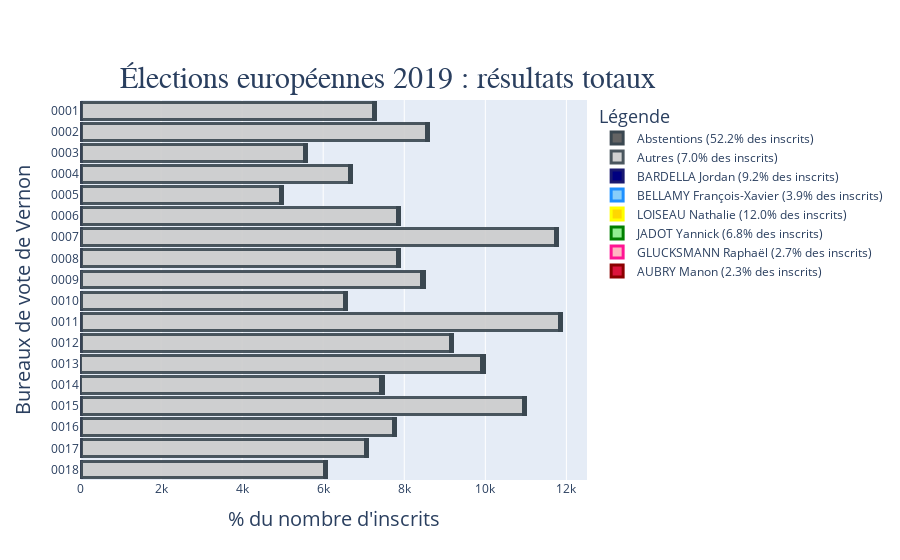

Write notebook code for a chart like this one.
### Code cell
manon_2019_resultats_inscrits = "{:3.1f}".format(100*manon_2019['Voix'].sum() / manon_2019['Inscrits'].sum())
glucks_2019_resultats_inscrits = "{:3.1f}".format(100*glucks_2019['Voix'].sum() / glucks_2019['Inscrits'].sum())
bardella_2019_resultats_inscrits = "{:3.1f}".format(100*bardella_2019['Voix'].sum() / bardella_2019['Inscrits'].sum())
macron_2019_resultats_inscrits = "{:3.1f}".format(100*macron_2019['Voix'].sum() / macron_2019['Inscrits'].sum())
ecolo_2019_resultats_inscrits = "{:3.1f}".format(100*ecolo_2019['Voix'].sum() / ecolo_2019['Inscrits'].sum())
lr_2019_resultats_inscrits = "{:3.1f}".format(100*lr_2019['Voix'].sum() / lr_2019['Inscrits'].sum())

autres_2019_resultats_inscrits = "{:3.1f}".format(100*df_autres2019['Voix'].sum() / df_autres2019['Inscrits'].unique().sum())

fig = go.Figure()
fig.add_trace(go.Bar(
    y=manon_2019["Code du b.vote_df1"],
    x=100*(manon_2019['Voix']/manon_2019['Inscrits']),
    name='AUBRY Manon (' + manon_2019_resultats_inscrits +'% des inscrits)',
    orientation='h',
    marker=dict(
        color='crimson',#'rgba(206, 14, 31, 0.9)', 'rgba(128, 1, 1, 1.0)'
        line=dict(color='darkred', width=3)
    )
))
fig.add_trace(go.Bar( 
    y=glucks_2019["Code du b.vote_df1"],
    x=100*(glucks_2019['Voix']/glucks_2019['Inscrits']),
    name='GLUCKSMANN Raphaël (' + glucks_2019_resultats_inscrits +'% des inscrits)',
    orientation='h',
    marker=dict(
        color='lightpink',#'
        line=dict(color='deeppink', width=3)
    )
))
fig.add_trace(go.Bar( 
    y=ecolo_2019["Code du b.vote_df1"],
    x=100*(ecolo_2019['Voix']/ecolo_2019['Inscrits']),
    name='JADOT Yannick (' + ecolo_2019_resultats_inscrits +'% des inscrits)',
    orientation='h',
    marker=dict(
        color='lightgreen',#'
        line=dict(color='green', width=3)
    )
))
fig.add_trace(go.Bar( 
    y=macron_2019["Code du b.vote_df1"],
    x=100*(macron_2019['Voix']/macron_2019['Inscrits']),
    name='LOISEAU Nathalie (' + macron_2019_resultats_inscrits +'% des inscrits)',
    orientation='h',
    marker=dict(
        color='gold',#'
        line=dict(color='yellow', width=3)
    )
))
fig.add_trace(go.Bar( 
    y=lr_2019["Code du b.vote_df1"],
    x=100*(lr_2019['Voix']/lr_2019['Inscrits']),
    name='BELLAMY François-Xavier (' + lr_2019_resultats_inscrits +'% des inscrits)',
    orientation='h',
    marker=dict(
        color='lightskyblue',#'
        line=dict(color='dodgerblue', width=3)
    )
))
fig.add_trace(go.Bar( # 
    y=bardella_2019["Code du b.vote_df1"],
    x=100*(bardella_2019['Voix']/bardella_2019['Inscrits']),
    name='BARDELLA Jordan (' + bardella_2019_resultats_inscrits +'% des inscrits)',
    orientation='h',
    marker=dict(
        color='navy',#'rgba(10, 1, 150, 0.8)','rgba(4, 2, 136, 1.0)'
        line=dict(color='midnightblue', width=3)
    )
))
fig.add_trace(go.Bar( # bloc lib
    y=populaire_2019["Code du b.vote_df1"],
    x=100*df_autres2019['Voix'],
    name='Autres (' + bloc_reste_2019 +'% des inscrits)',
    orientation='h',
    marker=dict(
        color='rgba(204, 204, 204, 0.9)',
        line=dict(color='rgba(58, 71, 80, 0.9)', width=3)
    )
))
fig.add_trace(go.Bar( # bloc lib
    y=populaire_2019["Code du b.vote_df1"],
    x=100*abs_2019,
    name='Abstentions (' + abst_2019 +'% des inscrits)',
    orientation='h',
    marker=dict(
        color='rgba(84, 84, 84, 0.9)',
        line=dict(color='rgba(58, 71, 80, 1.0)', width=3)
    )
))

fig.update_yaxes(
    autorange='reversed'
)
xaxis_t = "% du nombre d'inscrits"
yaxis_t = "Bureaux de vote de "+str(resultats_Vernon_2019["Libellé de la commune"][0])
fig.update_layout(
    barmode='stack',
    yaxis_title=dict(text=yaxis_t,font=dict(size=20)),
    xaxis_title=dict(text=xaxis_t,font=dict(size=20)),
    title_font_family="Arial",
    title_font_size=26,
    title=dict(text="Élections européennes 2019 : résultats totaux", font=dict(size=30), automargin=False,y=0.88,x=0.43,
        xanchor= 'center',
        yanchor= 'top'),
    legend_title=dict(text="Légende",font=dict(size=18))
    )

### Figure 1 — Plotly figure (JSON) as saved in the notebook; plotly's stock layout.template omitted (floating-point values rounded to 4 significant figures)
{"data": [{"marker": {"color": "crimson", "line": {"color": "darkred", "width": 3}}, "name": "AUBRY Manon (2.3% des inscrits)", "orientation": "h", "type": "bar", "x": [2.161, 2.465, 2.165, 1.286, 2.326, 1.117, 2.72, 2.079, 2.758, 2.109, 1.236, 2.018, 2.902, 2.432, 2.2, 1.517, 1.759, 4.607], "y": ["0001", "0002", "0003", "0004", "0005", "0006", "0007", "0008", "0009", "0010", "0011", "0012", "0013", "0014", "0015", "0016", "0017", "0018"]}, {"marker": {"color": "lightpink", "line": {"color": "deeppink", "width": 3}}, "name": "GLUCKSMANN Raphaël (2.7% des inscrits)", "orientation": "h", "type": "bar", "x": [2.161, 2.787, 3.03, 3.143, 4.506, 2.481, 2.439, 3.063, 2.758, 2.46, 2.335, 3.251, 1.907, 2.162, 3.13, 2.069, 3.015, 1.573], "y": ["0001", "0002", "0003", "0004", "0005", "0006", "0007", "0008", "0009", "0010", "0011", "0012", "0013", "0014", "0015", "0016", "0017", "0018"]}, {"marker": {"color": "lightgreen", "line": {"color": "green", "width": 3}}, "name": "JADOT Yannick (6.8% des inscrits)", "orientation": "h", "type": "bar", "x": [7.203, 7.395, 9.235, 9.857, 8.721, 9.553, 6.004, 7.44, 4.796, 5.975, 7.28, 9.641, 1.575, 2.432, 6.514, 11.31, 7.915, 3.034], "y": ["0001", "0002", "0003", "0004", "0005", "0006", "0007", "0008", "0009", "0010", "0011", "0012", "0013", "0014", "0015", "0016", "0017", "0018"]}, {"marker": {"color": "gold", "line": {"color": "yellow", "width": 3}}, "name": "LOISEAU Nathalie (12.0% des inscrits)", "orientation": "h", "type": "bar", "x": [13.81, 12.65, 18.04, 18.57, 14.83, 12.16, 11.16, 15.32, 8.273, 7.381, 13.6, 17.71, 3.814, 3.108, 11.59, 16.41, 16.46, 6.404], "y": ["0001", "0002", "0003", "0004", "0005", "0006", "0007", "0008", "0009", "0010", "0011", "0012", "0013", "0014", "0015", "0016", "0017", "0018"]}, {"marker": {"color": "lightskyblue", "line": {"color": "dodgerblue", "width": 3}}, "name": "BELLAMY François-Xavier (3.9% des inscrits)", "orientation": "h", "type": "bar", "x": [5.642, 4.823, 4.473, 6.857, 4.506, 4.094, 3.096, 5.033, 2.038, 2.109, 3.297, 4.148, 0.4975, 1.216, 4.315, 3.862, 8.417, 2.809], "y": ["0001", "0002", "0003", "0004", "0005", "0006", "0007", "0008", "0009", "0010", "0011", "0012", "0013", "0014", "0015", "0016", "0017", "0018"]}, {"marker": {"color": "navy", "line": {"color": "midnightblue", "width": 3}}, "name": "BARDELLA Jordan (9.2% des inscrits)", "orientation": "h", "type": "bar", "x": [9.724, 8.682, 7.792, 7.429, 9.012, 11.54, 10.04, 9.19, 13.79, 11.42, 11.68, 9.193, 6.219, 5.405, 10.24, 8.69, 8.92, 7.865], "y": ["0001", "0002", "0003", "0004", "0005", "0006", "0007", "0008", "0009", "0010", "0011", "0012", "0013", "0014", "0015", "0016", "0017", "0018"]}, {"marker": {"color": "rgba(204, 204, 204, 0.9)", "line": {"color": "rgba(58, 71, 80, 0.9)", "width": 3}}, "name": "Autres (7.0% des inscrits)", "orientation": "h", "type": "bar", "x": [7200, 8500, 5500, 6600, 4900, 7800, 11700, 7800, 8400, 6500, 11800, 9100, 9900, 7400, 10900, 7700, 7000, 6000], "y": ["0001", "0002", "0003", "0004", "0005", "0006", "0007", "0008", "0009", "0010", "0011", "0012", "0013", "0014", "0015", "0016", "0017", "0018"]}, {"marker": {"color": "rgba(84, 84, 84, 0.9)", "line": {"color": "rgba(58, 71, 80, 1.0)", "width": 3}}, "name": "Abstentions (52.2% des inscrits)", "orientation": "h", "type": "bar", "x": [48.98, 50.05, 46.18, 41.71, 46.8, 47.15, 51.59, 47.48, 53.6, 55.54, 43.41, 42.71, 74.05, 72.03, 51.52, 45.1, 43.47, 65.62], "y": ["0001", "0002", "0003", "0004", "0005", "0006", "0007", "0008", "0009", "0010", "0011", "0012", "0013", "0014", "0015", "0016", "0017", "0018"]}], "layout": {"barmode": "stack", "legend": {"title": {"font": {"size": 18}, "text": "Légende"}}, "title": {"automargin": false, "font": {"family": "Arial", "size": 30}, "text": "Élections européennes 2019 : résultats totaux", "x": 0.43, "xanchor": "center", "y": 0.88, "yanchor": "top"}, "xaxis": {"title": {"font": {"size": 20}, "text": "% du nombre d'inscrits"}}, "yaxis": {"autorange": "reversed", "title": {"font": {"size": 20}, "text": "Bureaux de vote de Vernon"}}}}
